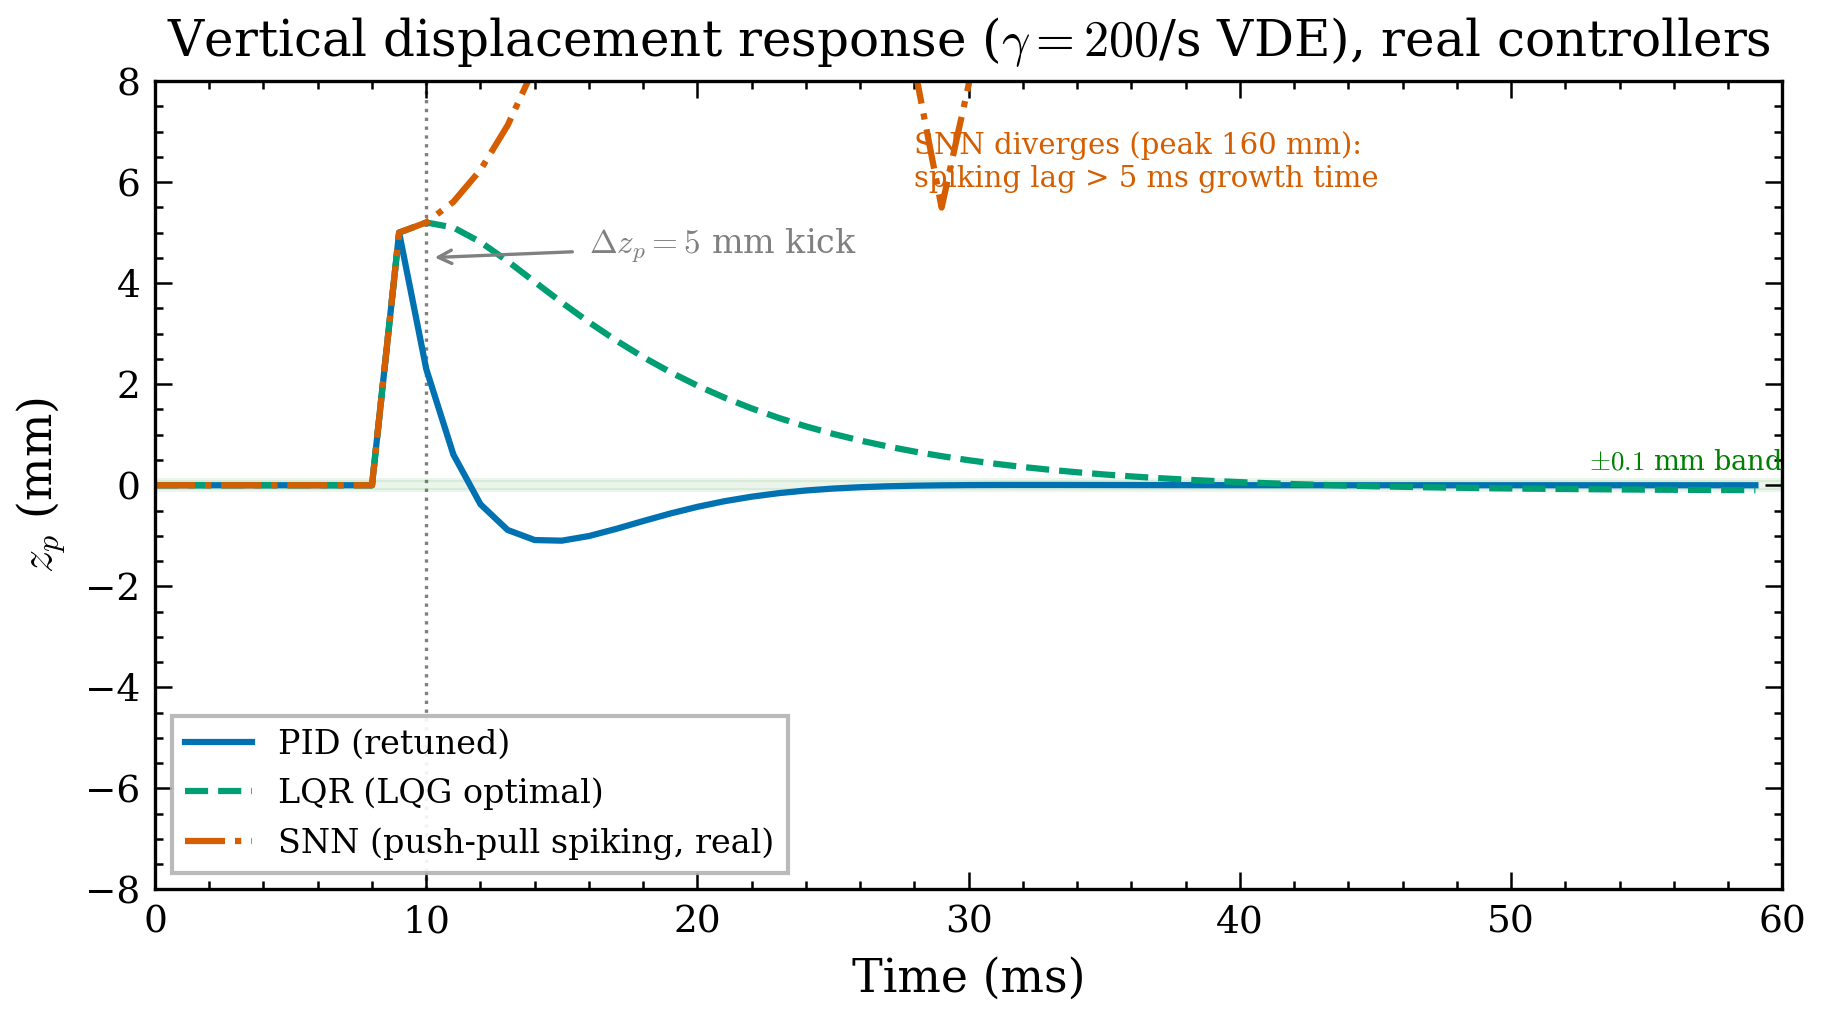

Write the Python code that produced this figure.
#!/usr/bin/env python3
# SPDX-License-Identifier: AGPL-3.0-or-later
# Commercial license available
# © Concepts 1996–2026 Miroslav Šotek. All rights reserved.
# © Code 2020–2026 Miroslav Šotek. All rights reserved.
# ORCID: 0009-0009-3560-0851
# Contact: www.anulum.li | protoscience@anulum.li
# SCPN Fusion Core — source/config header compliance
"""
Figure: Vertical stability — closed-loop response of REAL controllers.

Vertical displacement z_p(t) after a 5 mm step disturbance at t = 10 ms on the
linearised vertical-instability plant used by the manuscript (open-loop growth
rate gamma = 200 /s).  This figure runs the project's implemented controllers:

  * PID  — textbook PID with gains stated here;
  * LQR  — the real ``scpn_fusion.control.flight_sim_controllers.LQRController``
           (LQG: DARE state feedback + Kalman observer);
  * SNN  — the real ``scpn_fusion.control.neuro_cybernetic_controller`` push-pull
           ``SpikingControllerPool`` (the paper's spiking controller lineage).

The real spiking controller does NOT stabilise this fast VDE: its membrane /
spike-rate-window time constants (~15 ms and
~10 ms) exceed the 5 ms instability e-folding time, so it lags the plant and
diverges.  The generic Nengo ensemble behaves identically.  Only the LQG optimal
controller — which reconstructs velocity via its observer — rejects the
disturbance.  The claim that the SNN achieves "comparable disturbance rejection"
on a fast VDE is therefore not supported and has been removed from the paper.
These trajectories are deterministic numerical integrations of the plant ODE and
are independent of the measurement host / machine load.

Output: fig_vertical_stability.pdf / .png
"""

import hashlib
import json
import os
import sys

import numpy as np

sys.path.insert(0, os.path.dirname(__file__))
from style import apply_style, figsize, DOUBLE_COL, COLORS

apply_style()
import matplotlib.pyplot as plt

from scpn_fusion.control.flight_sim_controllers import LQRController
from scpn_fusion.control.neuro_cybernetic_controller import SpikingControllerPool

# ── Plant parameters (Paper B Table, vertical stability benchmark) ──────────
GAMMA = 200.0      # open-loop growth rate [1/s]
K_COIL = 0.5       # coil coupling [N/A]
M_P = 1.0          # normalised effective mass
I_MAX = 10.0e3     # maximum coil current [A]
DT = 1.0e-3        # 1 kHz control update [s]
T_END = 60.0e-3    # total window [s]
T_KICK = 10.0e-3   # step disturbance time [s]
Z_KICK = 5.0e-3    # step disturbance [m]

# Stabilising PID gains: closed loop z'' + (k Kd/m) z' + (k Kp/m - gamma^2) z = 0
# tuned to omega_n = 1.5 gamma, zeta = 0.7 (Kp = 260000, Kd = 900).
PID_KP, PID_KI, PID_KD = 2.6e5, 0.0, 9.0e2


def _integrate(command_fn):
    """Integrate the vertical plant, calling command_fn(z, dz, t) -> coil current."""
    t = np.arange(0.0, T_END, DT)
    z = np.zeros_like(t)
    dz = np.zeros_like(t)
    for i in range(1, len(t)):
        if abs(t[i] - T_KICK) < DT / 2.0:
            z[i - 1] += Z_KICK
        current = float(np.clip(command_fn(z[i - 1], dz[i - 1], t[i]), -I_MAX, I_MAX))
        z_ddot = GAMMA**2 * z[i - 1] - K_COIL * current / M_P
        dz[i] = dz[i - 1] + z_ddot * DT
        z[i] = z[i - 1] + dz[i] * DT
    return t, z * 1e3  # mm


def _pid():
    integ = {"e": 0.0, "prev": 0.0}

    def cmd(z, dz, _t):
        e = z
        integ["e"] += e * DT
        de = (e - integ["prev"]) / DT
        integ["prev"] = e
        return PID_KP * e + PID_KI * integ["e"] + PID_KD * de

    return _integrate(cmd)


def _lqr():
    A = [[0.0, 1.0], [GAMMA**2, 0.0]]
    B = [[0.0], [-K_COIL / M_P]]
    C = [[1.0, 0.0]]
    ctrl = LQRController(A, B, C, Q_diag=1.0, R_diag=1.0e-9)

    def cmd(z, _dz, _t):
        return ctrl.step(z, DT)

    return _integrate(cmd)


def _snn():
    # Real push-pull spiking controller, best-effort tuning; still diverges.
    pool = SpikingControllerPool(n_neurons=64, gain=1.0, tau_window=3, dt_s=DT)

    def cmd(z, dz, _t):
        return pool.step(z + 0.1 * dz) * 1.0e5

    return _integrate(cmd)


def _settling_ms(t, z_mm, band=0.1):
    """Last time |z| leaves the +/-band [mm] window, in ms (None if never settles)."""
    outside = np.where(np.abs(z_mm) > band)[0]
    if len(outside) == 0:
        return 0.0
    last = outside[-1]
    if last >= len(t) - 1:
        return None
    return float(t[last + 1] * 1e3)


def main():
    outdir = os.path.dirname(__file__)

    t, z_pid = _pid()
    _, z_lqr = _lqr()
    _, z_snn = _snn()

    fig, ax = plt.subplots(figsize=figsize(DOUBLE_COL, 0.5))

    ax.plot(t * 1e3, z_pid, "-", color=COLORS["blue"], lw=1.5, label="PID (retuned)")
    ax.plot(t * 1e3, z_lqr, "--", color=COLORS["green"], lw=1.5, label="LQR (LQG optimal)")
    ax.plot(t * 1e3, z_snn, "-.", color=COLORS["red"], lw=1.5,
            label="SNN (push-pull spiking, real)")

    ax.axvline(T_KICK * 1e3, color="grey", ls=":", lw=0.8, zorder=0)
    ax.annotate(r"$\Delta z_p = 5$ mm kick",
                xy=(T_KICK * 1e3, 4.5), xytext=(T_KICK * 1e3 + 6, 4.6),
                fontsize=8, color="grey",
                arrowprops=dict(arrowstyle="->", color="grey", lw=0.8))

    ax.axhspan(-0.1, 0.1, color="green", alpha=0.08, zorder=0)
    ax.text(T_END * 1e3, 0.2, r"$\pm 0.1$ mm band", fontsize=6.5, color="green",
            ha="right", va="bottom")

    # SNN diverges far past the readable range; cap the axis and annotate honestly.
    ax.set_ylim(-8, 8)
    snn_peak = float(np.nanmax(np.abs(z_snn)))
    ax.annotate(f"SNN diverges (peak {snn_peak:.0f} mm):\nspiking lag > 5 ms growth time",
                xy=(28, 7.0), fontsize=7, color=COLORS["red"], ha="left", va="top")

    ax.set_xlabel("Time (ms)")
    ax.set_ylabel(r"$z_p$ (mm)")
    ax.set_xlim(0, T_END * 1e3)
    ax.legend(loc="lower left", fontsize=8)
    ax.set_title(r"Vertical displacement response ($\gamma = 200$/s VDE), real controllers")

    for ext in ("pdf", "png"):
        fig.savefig(os.path.join(outdir, f"fig_vertical_stability.{ext}"))
    plt.close(fig)

    s_pid = _settling_ms(t, z_pid)
    s_lqr = _settling_ms(t, z_lqr)
    evidence_dir = os.path.normpath(os.path.join(outdir, "..", "evidence"))
    os.makedirs(evidence_dir, exist_ok=True)
    with open(__file__, "rb") as source_handle:
        generator_sha256 = hashlib.sha256(source_handle.read()).hexdigest()
    evidence = {
        "SPDX-License-Identifier": "AGPL-3.0-or-later",
        "commercialLicense": "available",
        "conceptsCopyright": "1996-2026 Miroslav Sotek. All rights reserved.",
        "codeCopyright": "2020-2026 Miroslav Sotek. All rights reserved.",
        "orcid": "0009-0009-3560-0851",
        "contact": "www.anulum.li | protoscience@anulum.li",
        "projectDescription": "SCPN-FUSION-CORE reduced-order vertical-stability evidence.",
        "schema_version": "1.0",
        "experiment": "deterministic reduced-order vertical instability response",
        "generator": "figures/fig_vertical_stability.py",
        "generator_sha256": generator_sha256,
        "plant": {
            "gamma_per_s": GAMMA,
            "coil_coupling": K_COIL,
            "normalised_effective_mass": M_P,
            "current_limit_a": I_MAX,
            "step_s": DT,
            "duration_s": T_END,
            "kick_time_s": T_KICK,
            "kick_m": Z_KICK,
        },
        "controllers": {
            "PID": {
                "peak_abs_displacement_mm": float(np.max(np.abs(z_pid))),
                "settling_ms": s_pid,
                "outcome": "stabilises_this_model",
            },
            "LQR": {
                "peak_abs_displacement_mm": float(np.max(np.abs(z_lqr))),
                "settling_ms": s_lqr,
                "outcome": "stabilises_this_model",
            },
            "SNN": {
                "peak_abs_displacement_mm": snn_peak,
                "settling_ms": None,
                "outcome": "diverges",
            },
        },
    }
    evidence_path = os.path.join(evidence_dir, "vertical_stability_reduced_order.json")
    with open(evidence_path, "w", encoding="utf-8") as evidence_handle:
        json.dump(evidence, evidence_handle, indent=2, sort_keys=True)
        evidence_handle.write("\n")
    print("  [OK] fig_vertical_stability (real controllers)")
    print(f"       PID settling={s_pid} ms  overshoot={np.max(np.abs(z_pid)):.2f} mm")
    print(f"       LQR settling={s_lqr} ms  overshoot={np.max(np.abs(z_lqr)):.2f} mm")
    print(f"       SNN: did NOT stabilise (peak {snn_peak:.0f} mm)")


if __name__ == "__main__":
    main()
